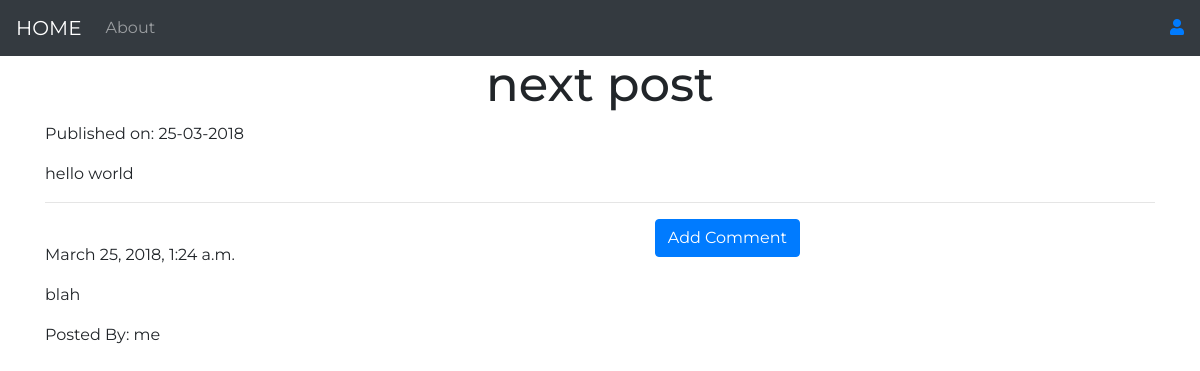
The page /post/2 on the database as committed earlier.
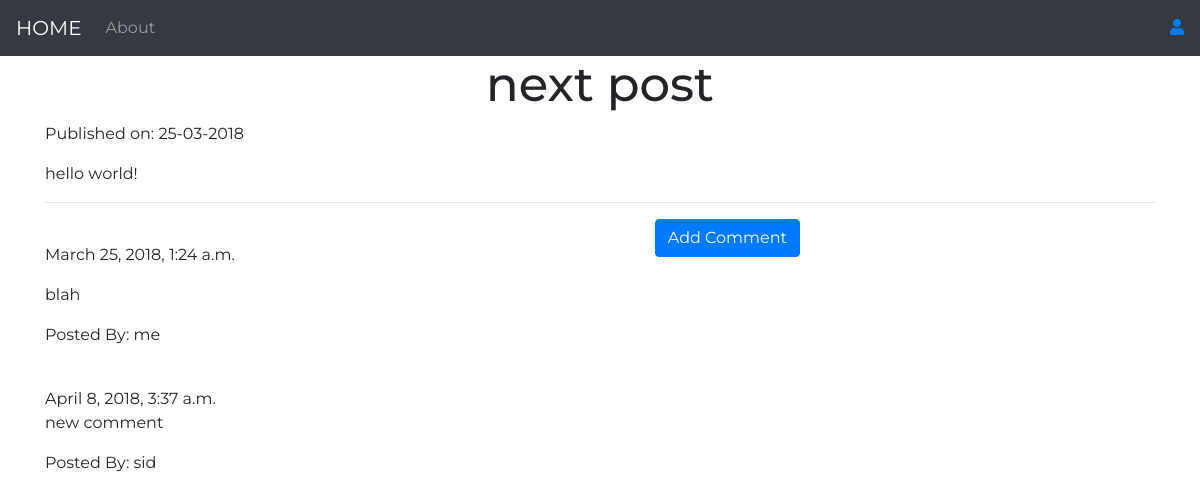
The same page on the database as committed later.
### blog/models.py (models this page shows, shortened)
class Post(models.Model):
    author = models.ForeignKey('auth.User')
    title = models.CharField(max_length=20)
    text = models.TextField()
    create_date = models.DateTimeField(default=timezone.now)
    published_date = models.DateTimeField(blank=True,null=True)

class Comment(models.Model):
    post = models.ForeignKey(Post,related_name='comments')
    author = models.CharField(max_length=20)
    text = models.TextField()
    create_date = models.DateTimeField(default=timezone.now)
    approved_comment = models.BooleanField(default=False)

### blog/views.py (the view)
# urls.py: url(r'^post/(?P<pk>\d+)$',views.PostDetailView.as_view(),name='post_detail'),
class PostDetailView(DetailView):
    model = Post

### blog/templates/blog/post_detail.html (shortened to what this page needs)
{% extends "blog/base.html" %}
{% block content %}
  <h1 class="posttitle">{{post.title}}</h1>
  {% if post.published_date %}
    <p>Published on: {{post.published_date|date:'d-m-Y'}}</p>
  {% else %}
    <a class="btn btn-primary" href="{% url 'post_publish' pk=post.pk %}">Publish</a>
  {% endif %}
  <p class="postcontent">{{post.text|safe|linebreaksbr}}</p>
  <hr>
  <a class="btn btn-primary comment" href="{% url 'add_comment' pk=post.pk %}">Add Comment</a>
  {% for comment in post.comments.all %}
  <br>
    {% if user.is_authenticated or comment.approved_comment %}
      {{comment.create_date}}
      <p>{{comment.text|safe|linebreaksbr}}</p>
      <p>Posted By: {{comment.author}}</p>
    {% endif %}
    {% empty %}
    <p>No Comments</p>
  {% endfor %}
{% endblock %}

Rows that differ between the two databases and show on the page:
changed Post "next post": text "hello world" → "hello world!"
added Comment: create_date "April 8, 2018, 3:37 a.m.", text "new comment", author "sid"
